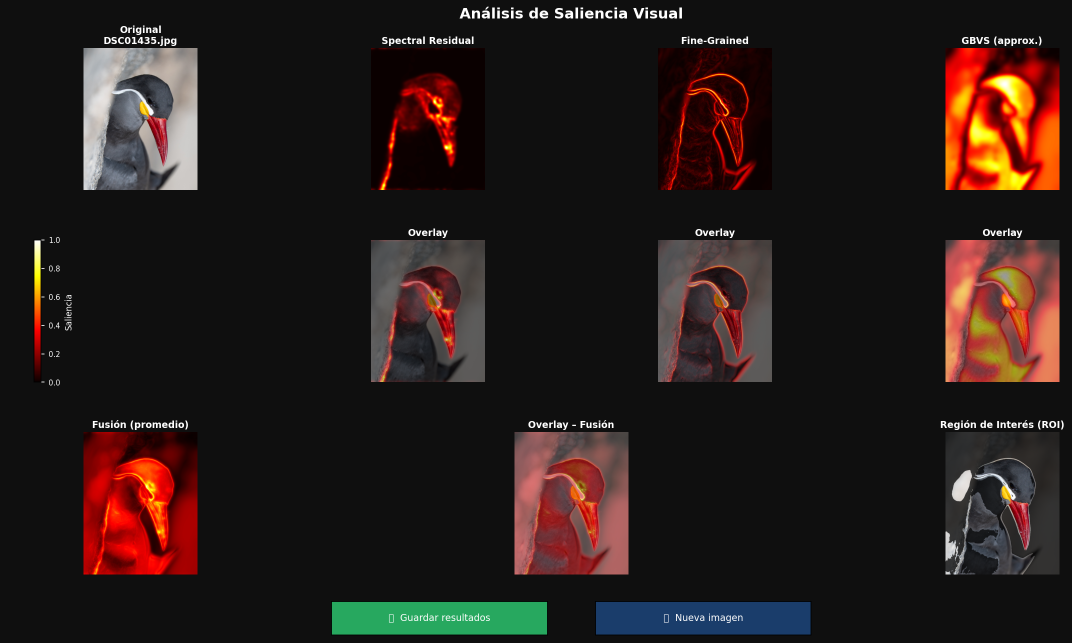
#> input picture Salency Maps/saliencia_DSC01435.png, 2143 x 1285 px (shown at 1/2 size); its folder holds only this picture in this run
$ python main.py   (older library calls are emulated)
#> lines starting #> are read from the running program, lines starting #| are printed output that depends on the picture; after the words box and inside, x2 and y2 are one past the last pixel; in counts of white or black regions, pixels touching at a corner belong together
"""
Mapa de Saliencia - Script interactivo
Implementa múltiples algoritmos de saliencia visual y los visualiza.

Algoritmos disponibles:
  1. Espectral Residual (SR)     - Clasico de Hou & Zhang (2007)
  2. Fine-Grained Saliency (FGS) - Basado en gradientes de alta frecuencia
  3. GBVS-like (Graph-Based)     - Aproximacion basada en contraste local

Dependencias: pip install numpy opencv-python scipy matplotlib Pillow
"""

import os
import numpy as np
import cv2
from scipy.ndimage import gaussian_filter
import matplotlib
matplotlib.use("TkAgg")
import matplotlib.pyplot as plt
import matplotlib.gridspec as gridspec
from matplotlib.widgets import Button
from tkinter import Tk, filedialog, messagebox


# ══════════════════════════════════════════════════════════
#  CONFIGURACION  ← edita estas rutas segun tu entorno
# ══════════════════════════════════════════════════════════

# Carpeta inicial al abrir el selector de imagen.
# None  → usa el directorio actual del sistema.
# Ejemplo: IMAGES_DIR = "/home/joshe/Pictures/Birds"
IMAGES_DIR = "/home/joshe/Pictures/Pajaritos wallpapers/Pajaritos"

# Carpeta inicial al guardar resultados.
# None  → usa el mismo directorio de la imagen seleccionada.
# Ejemplo: OUTPUT_DIR = "/home/joshe/Projects/Saliency/results"
OUTPUT_DIR = "/home/joshe/Projects/Test Magister/Salency Maps/results"

# Resolucion maxima de procesamiento (lado mayor en px).
# Sube para mayor detalle, baja para mayor velocidad.
MAX_DIM: int = 900

# ══════════════════════════════════════════════════════════


# ──────────────────────────────────────────────
# ALGORITMOS DE SALIENCIA
# ──────────────────────────────────────────────

def saliency_spectral_residual(img_bgr):
    """
    Spectral Residual (Hou & Zhang, 2007).
    Opera en el espacio frecuencial: el residuo espectral captura
    zonas estadisticamente inusuales (=salientes).
    """
    gray = cv2.cvtColor(img_bgr, cv2.COLOR_BGR2GRAY).astype(np.float32)
    fft      = np.fft.fft2(gray)
    log_amp  = np.log(np.abs(fft) + 1e-8)
    phase    = np.angle(fft)
    smoothed = gaussian_filter(log_amp, sigma=3)
    residual = np.exp(log_amp - smoothed)
    recon    = np.fft.ifft2(residual * np.exp(1j * phase))
    sal      = gaussian_filter(np.abs(recon) ** 2, sigma=8)
    return _normalize(sal)


def saliency_fine_grained(img_bgr):
    """
    Fine-Grained Saliency basado en gradientes multi-escala.
    Resalta bordes y texturas inusuales.
    """
    gray = cv2.cvtColor(img_bgr, cv2.COLOR_BGR2GRAY).astype(np.float32)
    sal  = np.zeros_like(gray)
    for sigma in [1, 2, 4, 8]:
        blur = gaussian_filter(gray, sigma=sigma)
        gx   = cv2.Sobel(blur, cv2.CV_64F, 1, 0, ksize=3)
        gy   = cv2.Sobel(blur, cv2.CV_64F, 0, 1, ksize=3)
        sal += _normalize(np.sqrt(gx**2 + gy**2))
    return _normalize(sal)


def saliency_gbvs_approx(img_bgr):
    """
    Aproximacion GBVS: contraste de color en L*a*b* respecto al
    promedio global, en multiples escalas espaciales.
    """
    lab  = cv2.cvtColor(img_bgr, cv2.COLOR_BGR2Lab).astype(np.float32)
    mean = lab.mean(axis=(0, 1))
    sal  = np.zeros(img_bgr.shape[:2], dtype=np.float32)
    for sigma in [4, 8, 16, 32]:
        blurred = gaussian_filter(lab, sigma=(sigma, sigma, 0))
        sal    += _normalize(np.linalg.norm(blurred - mean, axis=2))
    return _normalize(gaussian_filter(sal, sigma=10))


def _normalize(arr):
    mn, mx = arr.min(), arr.max()
    if mx - mn < 1e-8:
        return np.zeros_like(arr)
    return (arr - mn) / (mx - mn)


# ──────────────────────────────────────────────
# VISUALIZACION
# ──────────────────────────────────────────────

def _cv_cmap(name):
    return {
        "hot":     cv2.COLORMAP_HOT,
        "jet":     cv2.COLORMAP_JET,
        "inferno": cv2.COLORMAP_INFERNO,
    }.get(name, cv2.COLORMAP_HOT)


def overlay_heatmap(img_bgr, sal_norm, cmap_name="hot", alpha=0.55):
    """Mezcla la imagen original con el mapa de calor."""
    sal8  = (sal_norm * 255).astype(np.uint8)
    heat  = cv2.applyColorMap(sal8, _cv_cmap(cmap_name))
    img_r = cv2.cvtColor(img_bgr, cv2.COLOR_BGR2RGB)
    return cv2.addWeighted(img_r, 1 - alpha, heat[:, :, ::-1], alpha, 0)


def show_results(img_bgr, maps: dict, image_path: str):
    """
    Panel completo: imagen original, 3 mapas, overlays, fusion y ROI.
    Botones: [Guardar resultados]  [Nueva imagen]
    """
    img_rgb = cv2.cvtColor(img_bgr, cv2.COLOR_BGR2RGB)
    names   = list(maps.keys())
    fname   = os.path.basename(image_path)

    fig = plt.figure(figsize=(16, 9), facecolor="#0f0f0f")
    fig.canvas.manager.set_window_title("Mapa de Saliencia")

    gs = gridspec.GridSpec(
        3, 4, figure=fig,
        hspace=0.35, wspace=0.08,
        left=0.03, right=0.97, top=0.90, bottom=0.12,
    )
    title_kw  = dict(color="white", fontsize=9, fontweight="bold", pad=4)
    cmap_name = "hot"

    # Fila 0, col 0 — imagen original
    ax_orig = fig.add_subplot(gs[0, 0])
    ax_orig.imshow(img_rgb)
    ax_orig.set_title(f"Original\n{fname}", **title_kw)
    ax_orig.axis("off")

    # Filas 0-1, cols 1-3 — mapas y overlays por algoritmo
    for col, name in enumerate(names, start=1):
        sal = maps[name]

        ax_s = fig.add_subplot(gs[0, col])
        ax_s.imshow(sal, cmap=cmap_name, vmin=0, vmax=1)
        ax_s.set_title(name, **title_kw)
        ax_s.axis("off")

        ax_o = fig.add_subplot(gs[1, col])
        ax_o.imshow(overlay_heatmap(img_bgr, sal, cmap_name))
        ax_o.set_title("Overlay", **title_kw)
        ax_o.axis("off")

    # Fila 1, col 0 — barra de color
    ax_cb = fig.add_subplot(gs[1, 0])
    sm = plt.cm.ScalarMappable(cmap=cmap_name)
    sm.set_array([])
    cb = plt.colorbar(sm, ax=ax_cb, fraction=0.9, pad=0.05)
    cb.set_label("Saliencia", color="white", fontsize=8)
    cb.ax.yaxis.set_tick_params(color="white")
    plt.setp(cb.ax.yaxis.get_ticklabels(), color="white", fontsize=7)
    ax_cb.axis("off")

    # Fila 2 — fusion, overlay fusion, ROI binarizada
    fused  = _normalize(np.mean(list(maps.values()), axis=0))
    fused8 = (fused * 255).astype(np.uint8)
    _, mask = cv2.threshold(fused8, 0, 255, cv2.THRESH_BINARY + cv2.THRESH_OTSU)
    masked  = img_rgb.copy()
    masked[mask == 0] = (masked[mask == 0] * 0.25).astype(np.uint8)

    ax_f0 = fig.add_subplot(gs[2, 0])
    ax_f0.imshow(fused, cmap=cmap_name)
    ax_f0.set_title("Fusion (promedio)", **title_kw)
    ax_f0.axis("off")

    ax_f1 = fig.add_subplot(gs[2, 1:3])
    ax_f1.imshow(overlay_heatmap(img_bgr, fused, cmap_name, alpha=0.5))
    ax_f1.set_title("Overlay - Fusion", **title_kw)
    ax_f1.axis("off")

    ax_f2 = fig.add_subplot(gs[2, 3])
    ax_f2.imshow(masked)
    ax_f2.set_title("Region de Interes (ROI)", **title_kw)
    ax_f2.axis("off")

    # Titulo principal
    fig.text(0.5, 0.96, "Analisis de Saliencia Visual",
             ha="center", va="top", color="white",
             fontsize=14, fontweight="bold")

    # ── Botones (sin emojis para evitar warnings de glifos) ──
    state = {"action": None}

    ax_btn_save = fig.add_axes([0.30, 0.03, 0.18, 0.05])
    ax_btn_new  = fig.add_axes([0.52, 0.03, 0.18, 0.05])

    btn_save = Button(ax_btn_save, "[S]  Guardar resultados",
                      color="#1a6b3c", hovercolor="#27a85f")
    btn_new  = Button(ax_btn_new,  "[N]  Nueva imagen",
                      color="#1a3d6b", hovercolor="#2760a8")

    for btn in (btn_save, btn_new):
        btn.label.set_color("white")
        btn.label.set_fontsize(9)

    def _resolve_save_dir():
        """Devuelve la carpeta inicial para el dialogo de guardado."""
        if OUTPUT_DIR and os.path.isdir(OUTPUT_DIR):
            return OUTPUT_DIR
        # fallback: mismo directorio de la imagen
        return os.path.dirname(image_path)

    def on_save(_):
        save_dir  = _resolve_save_dir()
        stem      = os.path.splitext(fname)[0]
        init_file = f"saliencia_{stem}.png"

        root = Tk()
        root.withdraw()
        root.attributes("-topmost", True)
        out = filedialog.asksaveasfilename(
            title="Guardar mapa de saliencia",
            initialdir=save_dir,
            initialfile=init_file,
            defaultextension=".png",
            filetypes=[("PNG", "*.png"), ("JPEG", "*.jpg")],
        )
        root.destroy()

        if out:
            fig.savefig(out, dpi=150, bbox_inches="tight",
                        facecolor=fig.get_facecolor())
            print(f"  Guardado en: {out}")
            root2 = Tk(); root2.withdraw()
            messagebox.showinfo("Guardado", f"Imagen guardada en:\n{out}")
            root2.destroy()

    def on_new(_):
        state["action"] = "new"
        plt.close(fig)

    btn_save.on_clicked(on_save)
    btn_new.on_clicked(on_new)

    plt.show()
    return state["action"]


# ──────────────────────────────────────────────
# FLUJO PRINCIPAL
# ──────────────────────────────────────────────

def _resolve_images_dir():
    """Devuelve la carpeta inicial para el selector de imagen."""
    if IMAGES_DIR and os.path.isdir(IMAGES_DIR):
        return IMAGES_DIR
    return os.path.expanduser("~")


def pick_image():
    root = Tk()
    root.withdraw()
    root.attributes("-topmost", True)
    path = filedialog.askopenfilename(
        title="Selecciona una imagen",
        initialdir=_resolve_images_dir(),
        filetypes=[
            ("Imagenes", "*.jpg *.jpeg *.png *.bmp *.tiff *.webp"),
            ("JPEG",     "*.jpg *.jpeg"),
            ("PNG",      "*.png"),
            ("Todos",    "*.*"),
        ]
    )
    root.destroy()
    return path


def process_image(path):
    img = cv2.imread(path)
    if img is None:
        raise ValueError(f"No se pudo leer la imagen: {path}")

    h, w = img.shape[:2]
    if max(h, w) > MAX_DIM:
        scale = MAX_DIM / max(h, w)
        img   = cv2.resize(img, (int(w * scale), int(h * scale)),
                           interpolation=cv2.INTER_AREA)
        print(f"  Redimensionada a {img.shape[1]}x{img.shape[0]} px")

    print("  Calculando Spectral Residual...")
    sr   = saliency_spectral_residual(img)
    print("  Calculando Fine-Grained...")
    fgs  = saliency_fine_grained(img)
    print("  Calculando GBVS aproximado...")
    gbvs = saliency_gbvs_approx(img)

    return img, {
        "Spectral Residual": sr,
        "Fine-Grained":      fgs,
        "GBVS (approx.)":    gbvs,
    }


def main():
    print("=" * 52)
    print("  Analisis de Saliencia Visual")
    print("=" * 52)

    # Mostrar configuracion activa
    print(f"\n  Carpeta imagenes : {IMAGES_DIR or '(directorio home)'}")
    print(f"  Carpeta salida   : {OUTPUT_DIR or '(misma carpeta de la imagen)'}")

    while True:
        print("\nSelecciona una imagen desde el explorador...")
        path = pick_image()
#> the answer given: saliencia_DSC01435.png

        if not path:
            print("No se selecciono ninguna imagen. Saliendo.")
            break

        print(f"\nProcesando: {os.path.basename(path)}")
        try:
            img, maps = process_image(path)
#> in process_image, img is the input picture: shape (1285, 2143, 3); mean B, G, R 25.6, 28.3, 40.3
#|   Redimensionada a 900x539 px
#> in _normalize, `mn, mx = arr.min(), arr.max()`: mn = 1.92e-10; mx = 0.000125
#> the loop in saliency_fine_grained, `for sigma in [1, 2, 4, 8]:` made 4 passes
#> mx in _normalize on passes 1 to 4: 604.5, 340.6, 161, 75.45
#> pass 1, in saliency_fine_grained, `gy   = cv2.Sobel(blur, cv2.CV_64F, 0, 1, ksize=3)`:
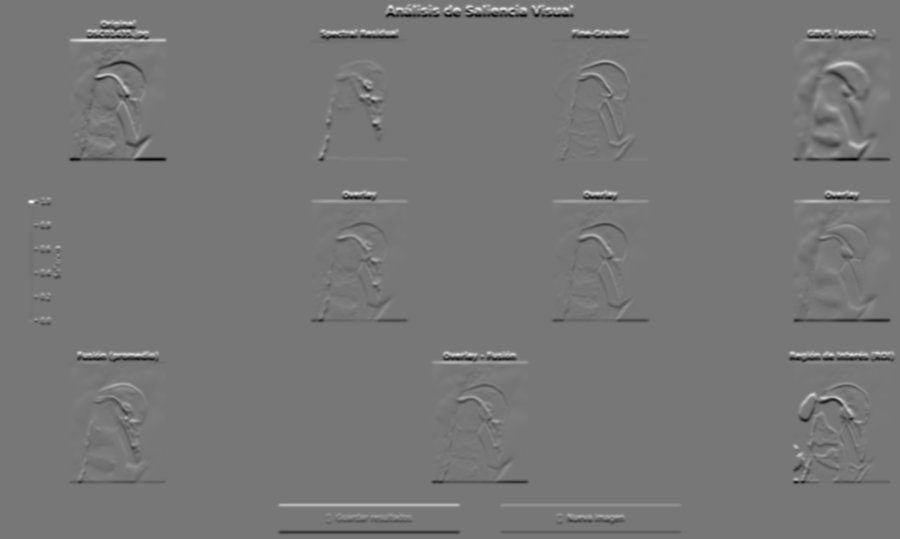
#> gy: shape (539, 900) float64; min -522, max 592.6, mean 0; drawn with min black and max white
#> after the loop in saliency_fine_grained, `for sigma in [1, 2, 4, 8]:`:
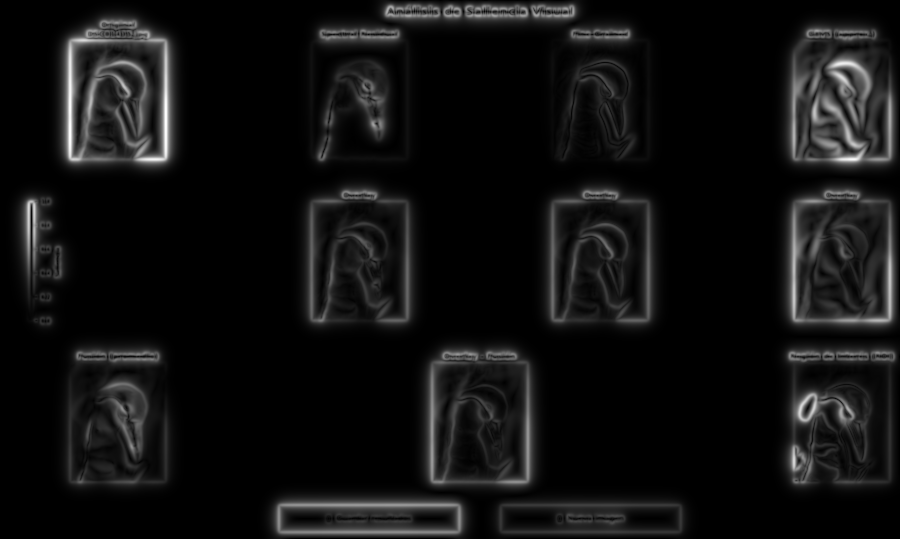
#> sal: shape (539, 900) float32; min 0, max 3.52, mean 0.237; drawn with min black and max white
#> in saliency_gbvs_approx, `mean = lab.mean(axis=(0, 1))`: mean = [31.67, 132.5, 132.2]
#> the loop in saliency_gbvs_approx, `for sigma in [4, 8, 16, 32]:` made 4 passes
#> (mn in _normalize, mx in _normalize) on passes 1 to 4: (0.692, 218.5), (0.547, 172.1), (0.359, 138.1), (0.213, 100.3)
#> pass 1, in saliency_gbvs_approx, `blurred = gaussian_filter(lab, sigma=(sigma, sigma, 0))`:
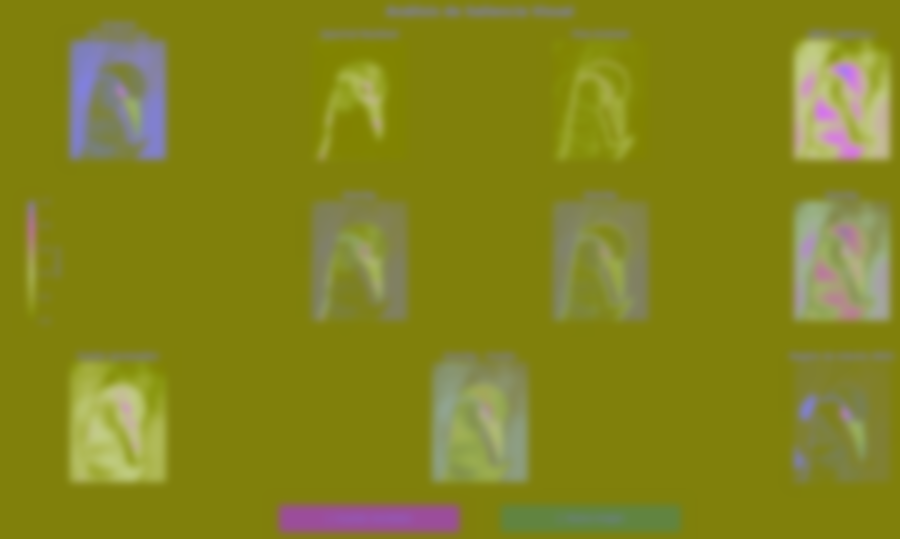
#> blurred: shape (539, 900, 3) float32; mean B, G, R 31.7, 132.5, 132.2
#> after the loop in saliency_gbvs_approx, `for sigma in [4, 8, 16, 32]:`:
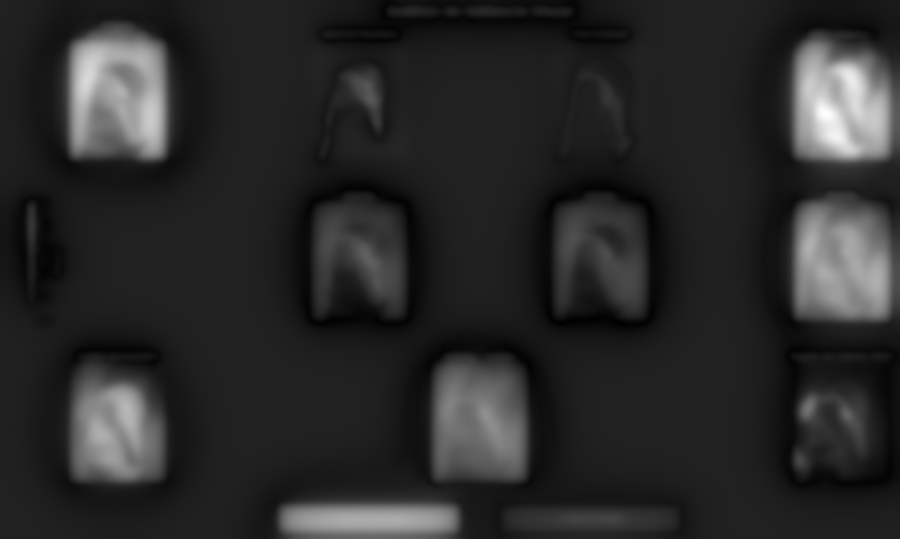
#> sal: shape (539, 900) float32; min 0.0754, max 3.9, mean 0.714; drawn with min black and max white
#> maps = 3 items
        except Exception as e:
            root = Tk(); root.withdraw()
            messagebox.showerror("Error", str(e))
            root.destroy()
            continue

        print("  Mostrando resultados...")
        action = show_results(img, maps, path)
#> in show_results, `names   = list(maps.keys())`: names = ['Spectral Residual', 'Fine-Grained', 'GBVS (approx.)']
#> the loop in show_results, `for col, name in enumerate(names, start=1):` made 3 passes
#> pass 1, in overlay_heatmap, `heat  = cv2.applyColorMap(sal8, _cv_cmap(cmap_name))`:
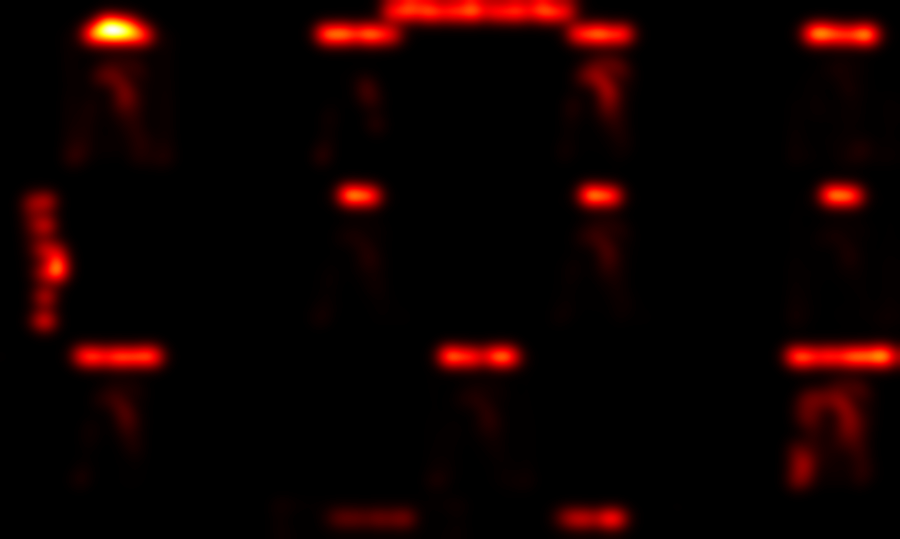
#> heat: shape (539, 900, 3); mean B, G, R 0.1, 0.9, 16.6
#> in show_results, `_, mask = cv2.threshold(fused8, 0, 255, cv2.THRESH_BINARY + cv2.THRESH..`:
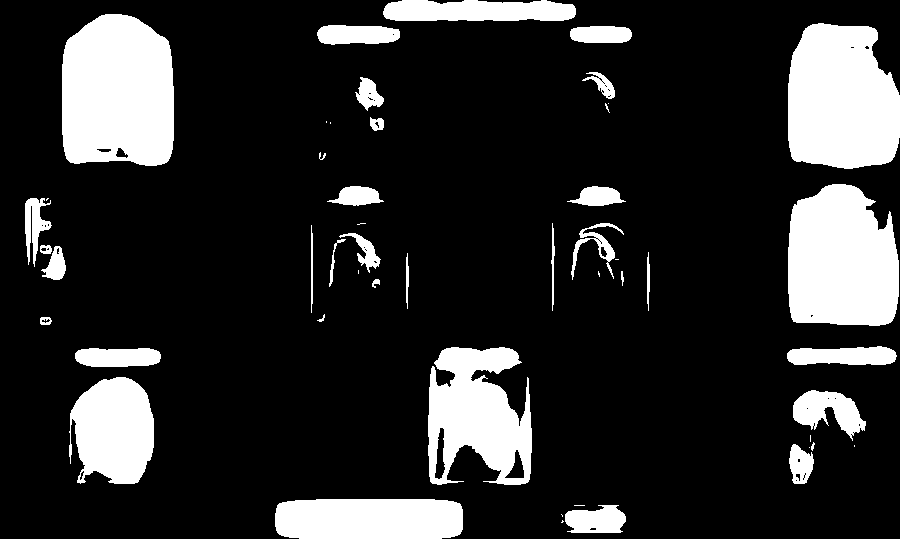
#> mask: shape (539, 900); 17.7% white; 50 white regions (15 under 20 px), largest, box (x1, y1, x2, y2) and area: (62, 14, 174, 166) 15049, (788, 23, 900, 169) 13807, (788, 184, 899, 326) 13424
#> in show_results, `plt.show()`:
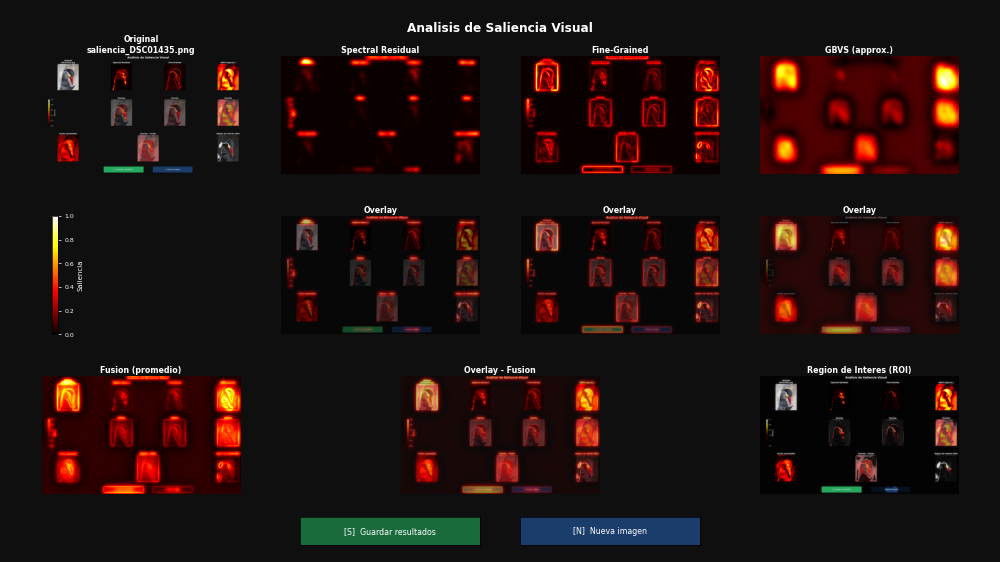
#> figure drawn by matplotlib, 11 panels

        if action != "new":
            print("Session finalizada.")
            break

        print("\nNueva imagen solicitada...")


if __name__ == "__main__":
    main()
